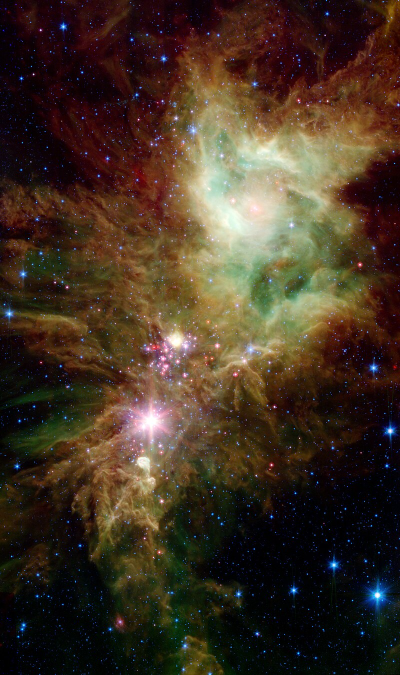
#> input picture NGC_2264.jpg, 800 x 1350 px (shown at 1/2 size)
$ python NGC_2264.py
#> lines starting #> are read from the running program, lines starting #| are printed output that depends on the picture
import matplotlib.pyplot as plt
import numpy as np
from scipy import interpolate
import shapely.geometry as geom

img = plt.imread('NGC_2264.jpg')
#> img is the input picture: shape (1350, 800, 3); mean R, G, B 66.6, 51.1, 36.3

fig, ax = plt.subplots()

# ax.imshow(img)

t1 = np.linspace(np.pi, 3*np.pi/2, 10)
x1 = 400 + 50 * np.cos(t1)
y1 = 1200 + 230 * np.sin(t1)

t2 = np.linspace(np.pi/2, 0, 10)
x2 = 410 + 100 * np.cos(t2)
y2 = 957 + 12 * np.sin(t2)

x = np.append(x1, x2)
y = np.append(y1, y2)

t3 = np.linspace(np.pi/2, np.pi/13, 10)
x3 = 511 + 50 * np.cos(t3)
y3 = 770 + 190 * np.sin(t3)

x = np.append(x, x3)
y = np.append(y, y3)

t4 = np.linspace(np.pi, 3*np.pi/2, 10)
x4 = 610 + 50*np.cos(t4)
y4 = 800 + 50*np.sin(t4)

x = np.append(x, x4)
y = np.append(y, y4)

t5 = np.linspace(np.pi/2, 0, 10)
x5 = 610 + 50*np.cos(t5)
y5 = 679 + 70*np.sin(t5)

x = np.append(x, x5)
y = np.append(y, y5)

t6 = np.linspace(np.pi/2, 0, 10)
x6 = 660 + 100*np.cos(t6)
y6 = 630 + 40*np.sin(t6)

x = np.append(x, x6)
y = np.append(y, y6)

t7 = np.linspace(2*np.pi, 3*np.pi/2, 10)
x7 = 701 + 60*np.cos(t7)
y7 = 630 + 230*np.sin(t7)

x = np.append(x, x7)
y = np.append(y, y7)

t8 = np.linspace(np.pi/2, 3*np.pi/2, 10)
x8 = 710 + 20*np.cos(t8)
y8 = 384 + 20*np.sin(t8)

x = np.append(x, x8)
y = np.append(y, y8)

t9 = np.linspace(np.pi/2, np.pi/4, 10)
x9 = 715 + 100*np.cos(t9)
y9 = 313 + 50*np.sin(t9)

x = np.append(x, x9)
y = np.append(y, y9)

t10 = np.linspace(2*np.pi, 3*np.pi/2, 10)
x10 = 715 + 100*np.cos(t10)
y10 = 313 + 120*np.sin(t10)

x = np.append(x, x10)
y = np.append(y, y10)

t11 = np.linspace(np.pi/2, np.pi, 10)
x11 = 715 + 320*np.cos(t11)
y11 = 62 + 130*np.sin(t11)

x = np.append(x, x11)
y = np.append(y, y11)

t12 = np.linspace(0, np.pi/2, 10)
x12 = 250 + 50*np.cos(t12)
y12 = 62 + 315*np.sin(t12)

x = np.append(x, x12)
y = np.append(y, y12)

t13 = np.linspace(3*np.pi/2, np.pi, 10)
x13 = 250 + 200*np.cos(t13)
y13 = 675 + 300*np.sin(t13)

x = np.append(x, x13)
y = np.append(y, y13)

t14 = np.linspace(np.pi, np.pi/2, 10)
x14 = 201 + 150*np.cos(t14)
y14 = 680 + 60*np.sin(t14)

x = np.append(x, x14)
y = np.append(y, y14)

t15 = np.linspace(0, np.pi/2, 10)
x15 = 110 + 120*np.cos(t15)
y15 = 740 + 130*np.sin(t15)

x = np.append(x, x15)
y = np.append(y, y15)

t16 = np.linspace(np.pi, np.pi/2, 10)
x16 = 200 + 120*np.cos(t16)
y16 = 900 + 350*np.sin(t16)

x = np.append(x, x16)
y = np.append(y, y16)

ti = np.linspace(0, 2*np.pi, 10)
xi = 610 + 50 * np.cos(ti)
yi = 560 + 50 * np.sin(ti)

tj = np.linspace(0, 2*np.pi, 10)
xj = 180 + 75 * np.cos(tj)
yj = 620 + 50 * np.sin(tj)


spline_coords, figure_spline_part = interpolate.splprep([x, y], s=0)
spline_curve = interpolate.splev(figure_spline_part, spline_coords)

curve_coords = []
for i in range(len(spline_curve[0])):
    curve_coords.append([spline_curve[0][i], spline_curve[1][i]])

polygon = geom.Polygon(curve_coords)
points_number_per_side = 70

spline_coords, figure_spline_part = interpolate.splprep([xi, yi], s=0)
spline_curve = interpolate.splev(figure_spline_part, spline_coords)

curve_coords = []
for i in range(len(spline_curve[0])):
    curve_coords.append([spline_curve[0][i], spline_curve[1][i]])

polygoni = geom.Polygon(curve_coords)
points_number_per_side = 50

spline_coords, figure_spline_part = interpolate.splprep([xj, yj], s=0)
spline_curve = interpolate.splev(figure_spline_part, spline_coords)

curve_coords = []
for i in range(len(spline_curve[0])):
    curve_coords.append([spline_curve[0][i], spline_curve[1][i]])

polygonj = geom.Polygon(curve_coords)
points_number_per_side = 100

x_pictures_limits = [0, 800]
y_pictures_limits = [0, 1200]

points_coords = []

for x_point_coord in np.linspace(*x_pictures_limits, points_number_per_side):
    for y_point_coord in np.linspace(*y_pictures_limits, points_number_per_side):
        p = geom.Point(x_point_coord, y_point_coord)
        if p.within(polygonj):
            continue
        if p.within(polygoni):
            continue
        if p.within(polygon):
            # plt.plot(x_point_coord, y_point_coord, 'ro', ms = 0.5)
            points_coords.append(x_point_coord)
            points_coords.append(y_point_coord)

x_p = np.array(points_coords[0::2])
y_p = np.array(points_coords[1::2])

def bell_function(x, y, intensity=1, dec_rate=[0.5, 0.5]):
    scalar_func = intensity * np.exp(- dec_rate[0]*x**2 - dec_rate[1]*y**2)
    return scalar_func

intensity_centerums_x = [300, 350, 390, 430, 280, 430, 350, 530, 530, 260, 250, 250, 210, 240, 340, 370, 450, 520, 610, 730, 610, 520, 400, 650]
intensity_centerums_y = [940, 880, 860, 780, 780, 680, 715, 750, 900, 1000, 1200, 1100, 500, 430, 410, 330, 370, 370, 350, 320, 490, 200, 180, 200]
intensity_values = [0.7, 0.9, 2.5, 3, 1, 0.5, 1, 1, 0.5, 0.5, 0.6, 0.7, 0.6, 0.65, 1.3, 1.7, 3, 1.7, 3, 2, 2, 3, 2, 2]

def scalar_function(x, y, int_cen_x, int_cen_y, int_vel):
    scalar_field = 0
    for i in range(0, len(int_cen_x)):
        scalar_field += int_vel[i] * bell_function(x-int_cen_x[i], y-int_cen_y[i], 0.005, [0.00025, 0.00025])
    return scalar_field

scalar_fields = []
for i in range(0, len(x_p)):
    calculate = scalar_function(x_p[i], y_p[i], intensity_centerums_x, intensity_centerums_y, intensity_values)
    scalar_fields.append(calculate)


sc_plot = ax.scatter(x_p, y_p, c=scalar_fields)
ax.set_ylabel('Координата Y, м')
ax.set_xlabel('Координата X, м')

cbar = fig.colorbar(sc_plot)
cbar.set_label("Комбинированное скалярное поле")

x,y = np.meshgrid(np.linspace(370, 420, 3), np.linspace(780,830,3))
u = -2
v = 2
plt.quiver(x,y,u,v)

x,y = np.meshgrid(np.linspace(350, 400, 3), np.linspace(710,750,2))
u = 0.2
v = 1
plt.quiver(x,y,u,v)

x,y = np.meshgrid(np.linspace(300, 450, 4), np.linspace(850,870,2))
u = 2
v = 1
plt.quiver(x,y,u,v)

x,y = np.meshgrid(np.linspace(460, 520, 3), np.linspace(720,800,3))
u = -2
v = 0
plt.quiver(x,y,u,v)

x,y = np.meshgrid(np.linspace(250, 330, 3), np.linspace(900,930,3))
u = -y/np.sqrt(x**2 + y**2) + y
v = x/np.sqrt(x**2 + y**2)
plt.quiver(x,y,u,v)

x,y = np.meshgrid(np.linspace(330, 520, 5), np.linspace(380,450,3))
u = -1
v = 1
plt.quiver(x,y,u,v)

x,y = np.meshgrid(np.linspace(330, 620, 7), np.linspace(310,350,2))
u = 0
v = 1
plt.quiver(x,y,u,v)

x,y = np.meshgrid(np.linspace(330, 620, 7), np.linspace(230,260,2))
u = -1
v = 0
plt.quiver(x,y,u,v)

x,y = np.meshgrid(np.linspace(330, 500, 5), np.linspace(179,210,2))
u = -1
v = 0.25
plt.quiver(x,y,u,v)

x,y = np.meshgrid(np.linspace(570, 630, 4), np.linspace(450,510,3))
u = -1
v = 1
plt.quiver(x,y,u,v)

x,y = np.meshgrid(np.linspace(180,250, 3), np.linspace(450,510,3))
u = -1
v = -1
plt.quiver(x,y,u,v)


# plt.plot(spline_curve[0], spline_curve[1], 'y')
plt.title('9')
plt.axis('equal')
plt.ylim(1200, 0)
plt.xlim(0, 800)
plt.savefig('NGC_2264.png')
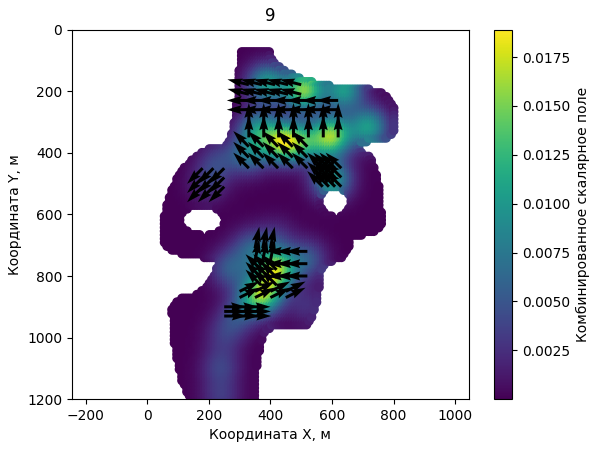
#> figure drawn by matplotlib, 2 panels
